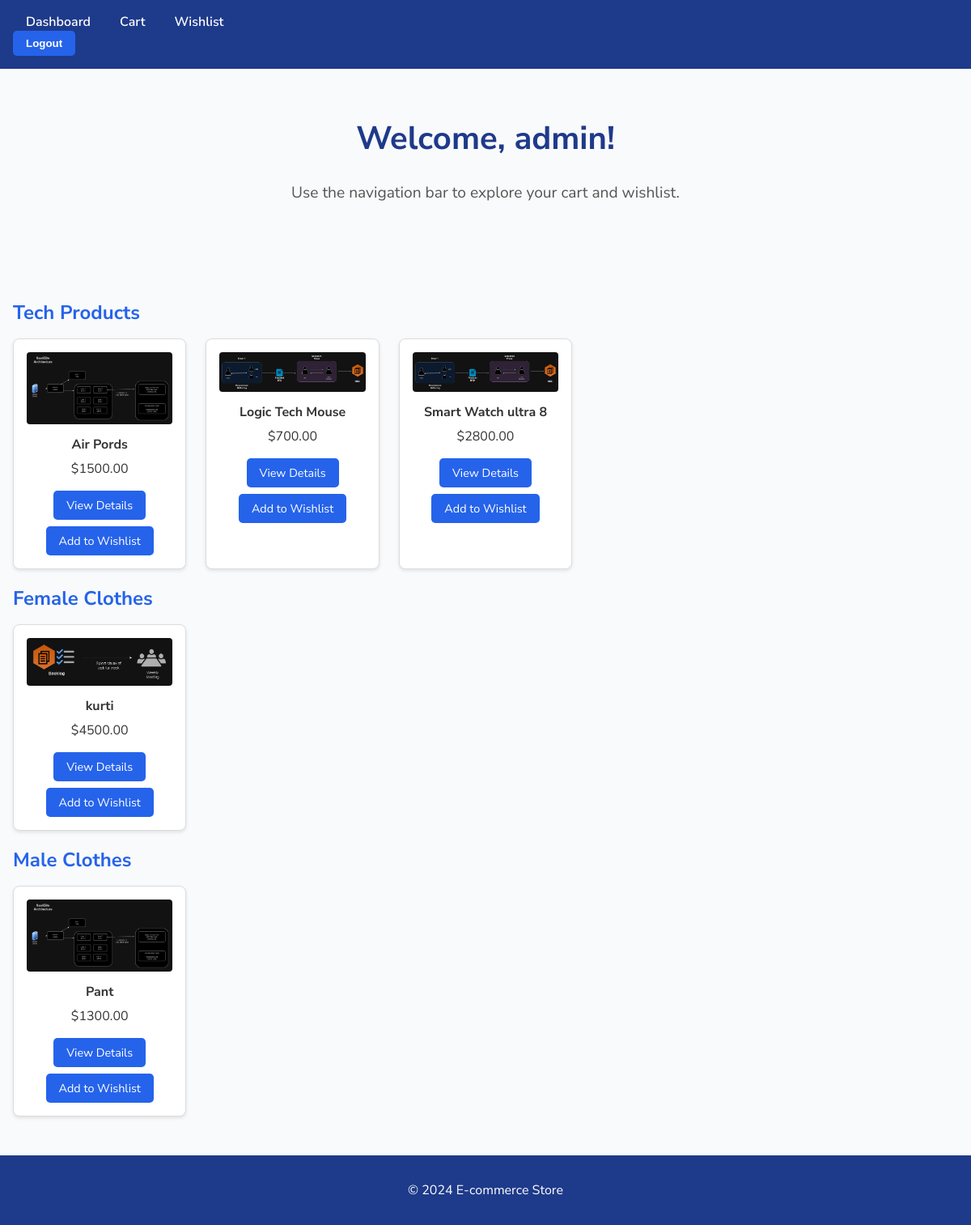
The app's page / (signed in) with its own data.
### store/models.py (models this page shows, shortened)
class Category(models.Model):
    name = models.CharField(max_length=100)

class Product(models.Model):
    category = models.ForeignKey(Category, on_delete=models.CASCADE)
    name = models.CharField(max_length=200)
    code = models.CharField(max_length=50)
    price = models.DecimalField(max_digits=10, decimal_places=2)
    stock = models.IntegerField()
    delivery_time = models.CharField(max_length=100)
    size = models.CharField(max_length=50, null=True, blank=True)
    color = models.CharField(max_length=50, null=True, blank=True)
    image = models.ImageField(upload_to="product_images/")

### store/views.py (the view)
# urls.py: path("", views.main_page, name="main_page"),
def main_page(request):
    categories = Category.objects.all()
    context = {"categories": categories}
    return render(request, "store/main_page.html", context)

### store/templates/store/main_page.html (shortened to what this page needs)
<!DOCTYPE html>
<html lang="en">
<head>
</head>
<body>
    <header>
        <div class="navbar">
            <a href="/">Dashboard</a>
            <a href="/cart/">Cart</a>
            <a href="/wishlist/">Wishlist</a>
            <form action="{% url 'logout' %}" method="POST">
                <button type="submit">Logout</button>
            </form>
        </div>
    </header>
    <main>
        <h1>Welcome, {{ user.username }}!</h1>
        <p>Use the navigation bar to explore your cart and wishlist.</p>
    </main>
    <div class="category">
        {% for category in categories %}
            <h2>{{ category.name }}</h2>
            <div class="product-grid">
                {% for product in category.product_set.all %}
                    <div class="product-card">
                        <img src="{{ product.image.url }}" alt="{{ product.name }}">
                        <p><strong>{{ product.name }}</strong></p>
                        <p>${{ product.price }}</p>
                        <a href="/product/{{ product.id }}/">View Details</a>
                        {% if user.is_authenticated %}
                            <a href="/wishlist/add/{{ product.id }}/">Add to Wishlist</a>
                        {% endif %}
                    </div>
                {% endfor %}
            </div>
        {% endfor %}
    </div>
    <footer>
        <p>&copy; 2024 E-commerce Store</p>
    </footer>
</body>
</html>

### store/templates/store/main_page.html (style rules this page uses)
body { font-family: 'Nunito Sans', sans-serif; margin: 0; padding: 0; background-color: #f9fafb; color: #333; }
header { background-color: #1e3a8a; color: white; padding: 1rem; display: flex; justify-content: space-between; align-items: center; }
.navbar a { color: white; text-decoration: none; margin: 0 1rem; font-weight: 600; }
.navbar form { margin: 0; }
.navbar button { background-color: #2563eb; border: none; color: white; padding: 0.5rem 1rem; border-radius: 5px; cursor: pointer; font-weight: 600; }
main { text-align: center; padding: 2rem; }
main h1 { font-size: 2.5rem; color: #1e3a8a; }
main p { font-size: 1.2rem; color: #555; }
.category { margin: 2rem auto; padding: 1rem; max-width: 1200px; }
.category h2 { font-size: 1.5rem; margin-bottom: 1rem; color: #2563eb; }
.product-grid { display: grid; grid-template-columns: repeat(auto-fill, minmax(200px, 1fr)); gap: 1.5rem; }
.product-card { background-color: white; border: 1px solid #ddd; border-radius: 8px; text-align: center; padding: 1rem; box-shadow: 0 2px 4px rgba(0, 0, 0, 0.1); }
.product-card img { max-width: 100%; height: auto; border-radius: 4px; }
.product-card p { margin: 0.5rem 0; }
.product-card a { display: inline-block; margin-top: 0.5rem; padding: 0.5rem 1rem; background-color: #2563eb; color: white; text-decoration: none; border-radius: 5px; font-size: 0.9rem; }
footer { background-color: #1e3a8a; color: white; text-align: center; padding: 1rem 0; margin-top: 2rem; }

### records on screen
Category: name "Tech Products"
Product: image (picture), name "Air Pords", price "1500.00"
Product: image (picture), name "Logic Tech Mouse", price "700.00"
Product: image (picture), name "Smart Watch ultra 8", price "2800.00"
Category: name "Female Clothes"
Product: image (picture), name "kurti", price "4500.00"
Category: name "Male Clothes"
Product: image (picture), name "Pant", price "1300.00"

### other values on screen
{{ user.username }} "admin"
